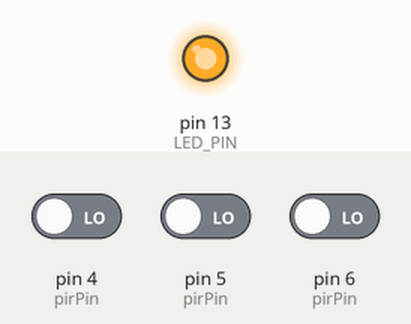
A sketch run on a simulated Arduino Uno, built with avr-gcc and run on an emulated ATmega328P. On the bench: output pins drawn as LEDs (lit = HIGH). The test bench sets the inputs (shaded band); at power-on: pin 4 (pirPin) LOW, pin 5 (pirPin) LOW, pin 6 (pirPin) LOW. What the sketch prints to the serial monitor is not drawn.

Above: at 0.1 s.
At 45.1 s:
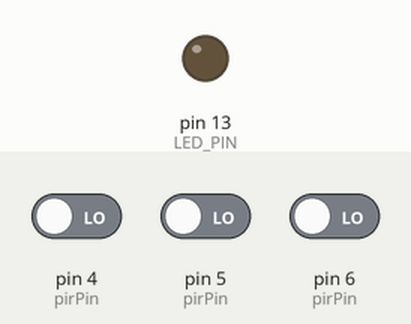
Timing chart, 0 to 46.6 s (numbered marks = the images above):
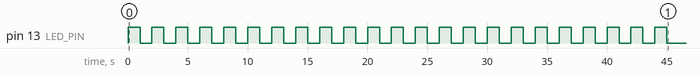

The sketch:

Test_PIR.ino
```cpp
/*
 *   Nova SM3 - Bench Test: PIR motion sensors (3)
 *   TARGET BOARD: Teensy 4.0   (master)
 *
 *   Pins match Nova-SM3_teensy-v5.0:
 *     PIR_FRONT = 4    PIR_LEFT = 5    PIR_RIGHT = 6
 *
 *   NOTE ON PIR MODULES: most HC-SR501-style boards need 30-60s to settle
 *   after power-up and will report garbage until they do. This sketch runs a
 *   warm-up countdown first - don't judge the sensors before it finishes.
 *
 *   Each module also has two trim pots (sensitivity + hold time) and a
 *   retrigger jumper; if a channel latches HIGH forever, turn the hold-time
 *   pot fully counter-clockwise.
 *
 *   PASS CRITERIA:
 *     - all three read LOW with the room still (after warm-up)
 *     - waving in front of one sensor trips ONLY that channel
 */

#define PIR_FRONT 4
#define PIR_LEFT  5
#define PIR_RIGHT 6
#define LED_PIN   13

const byte  pirPin[3]  = {PIR_FRONT, PIR_LEFT, PIR_RIGHT};
const char* pirName[3] = {"FRONT", "LEFT ", "RIGHT"};

int  lastState[3]  = {LOW, LOW, LOW};
long tripCount[3]  = {0, 0, 0};

const unsigned int warmupSeconds = 45;
unsigned long lastPrint = 0;
const unsigned int printInterval = 2000;

void setup() {
  pinMode(LED_PIN, OUTPUT);
  for (byte i = 0; i < 3; i++) pinMode(pirPin[i], INPUT);

  Serial.begin(115200);
  while (!Serial && millis() < 5000);

  Serial.println(F("\n=== Nova SM3 :: PIR test (Teensy 4.0) ==="));
  Serial.print(F("FRONT=")); Serial.print(PIR_FRONT);
  Serial.print(F("  LEFT=")); Serial.print(PIR_LEFT);
  Serial.print(F("  RIGHT=")); Serial.println(PIR_RIGHT);

  Serial.print(F("\nWarming up sensors, keep still: "));
  for (unsigned int s = warmupSeconds; s > 0; s--) {
    if (s % 5 == 0) { Serial.print(s); Serial.print(F(" ")); }
    digitalWrite(LED_PIN, !digitalRead(LED_PIN));
    delay(1000);
  }
  digitalWrite(LED_PIN, LOW);

  Serial.println(F("\n\nReady. Wave a hand at each sensor in turn.\n"));
  for (byte i = 0; i < 3; i++) lastState[i] = digitalRead(pirPin[i]);
}

void loop() {
  byte anyHigh = 0;

  for (byte i = 0; i < 3; i++) {
    int s = digitalRead(pirPin[i]);
    if (s) anyHigh = 1;

    if (s != lastState[i]) {
      lastState[i] = s;
      if (s == HIGH) tripCount[i]++;

      Serial.print(F("["));
      Serial.print(millis() / 1000);
      Serial.print(F("s] "));
      Serial.print(pirName[i]);
      Serial.print(s == HIGH ? F("  *** MOTION ***") : F("  ... clear"));
      if (s == HIGH) {
        Serial.print(F("   (trips: "));
        Serial.print(tripCount[i]);
        Serial.print(F(")"));
      }
      Serial.println();
    }
  }

  digitalWrite(LED_PIN, anyHigh);

  // periodic idle line, so you can tell the sketch is alive vs. hung
  if (millis() - lastPrint > printInterval) {
    lastPrint = millis();
    if (!anyHigh) {
      Serial.print(F("idle   F:"));
      Serial.print(lastState[0]);
      Serial.print(F(" L:"));
      Serial.print(lastState[1]);
      Serial.print(F(" R:"));
      Serial.print(lastState[2]);
      Serial.print(F("   trips F/L/R: "));
      Serial.print(tripCount[0]); Serial.print(F("/"));
      Serial.print(tripCount[1]); Serial.print(F("/"));
      Serial.println(tripCount[2]);
    }
  }
}
```
